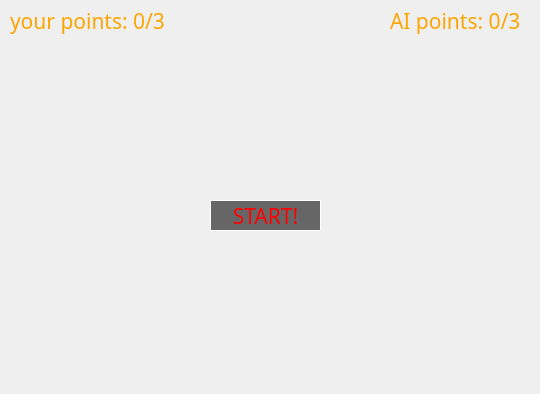
<?xml version="1.0" encoding="UTF-8"?>
<ui version="4.0">
 <class>window</class>
 <widget class="QDialog" name="window">
  <property name="geometry">
   <rect>
    <x>0</x>
    <y>0</y>
    <width>540</width>
    <height>394</height>
   </rect>
  </property>
  <property name="font">
   <font>
    <family>Sitka</family>
    <pointsize>16</pointsize>
   </font>
  </property>
  <property name="cursor">
   <cursorShape>PointingHandCursor</cursorShape>
  </property>
  <property name="windowTitle">
   <string>Rock Paper Scissors</string>
  </property>
  <property name="windowIcon">
   <iconset>
    <normaloff>../Downloads/ChatGPT Image Jun 4, 2025, 09_21_38 PM.png</normaloff>../Downloads/ChatGPT Image Jun 4, 2025, 09_21_38 PM.png</iconset>
  </property>
  <property name="autoFillBackground">
   <bool>false</bool>
  </property>
  <property name="styleSheet">
   <string notr="true">background-image: url(:/newPrefix/img/ja.webp);</string>
  </property>
  <widget class="QLabel" name="your_ponts">
   <property name="geometry">
    <rect>
     <x>10</x>
     <y>0</y>
     <width>171</width>
     <height>41</height>
    </rect>
   </property>
   <property name="font">
    <font>
     <family>Rockwell</family>
     <pointsize>16</pointsize>
    </font>
   </property>
   <property name="styleSheet">
    <string notr="true">color: orange; 
background-color: transparent;</string>
   </property>
   <property name="text">
    <string>your points: 0/3</string>
   </property>
  </widget>
  <widget class="QLabel" name="AI_points">
   <property name="geometry">
    <rect>
     <x>390</x>
     <y>0</y>
     <width>151</width>
     <height>41</height>
    </rect>
   </property>
   <property name="font">
    <font>
     <family>Rockwell</family>
     <pointsize>16</pointsize>
    </font>
   </property>
   <property name="autoFillBackground">
    <bool>false</bool>
   </property>
   <property name="styleSheet">
    <string notr="true">color: orange; 
background-color: none;</string>
   </property>
   <property name="text">
    <string>AI points: 0/3</string>
   </property>
  </widget>
  <widget class="QPushButton" name="start_btn">
   <property name="geometry">
    <rect>
     <x>210</x>
     <y>200</y>
     <width>111</width>
     <height>31</height>
    </rect>
   </property>
   <property name="font">
    <font>
     <family>Rockwell</family>
     <pointsize>16</pointsize>
    </font>
   </property>
   <property name="autoFillBackground">
    <bool>true</bool>
   </property>
   <property name="styleSheet">
    <string notr="true">color: red;
background-color: rgb(103, 102, 102);
border: 1px solid white;
</string>
   </property>
   <property name="text">
    <string>START!</string>
   </property>
  </widget>
 </widget>
 <resources>
  <include location="quiz/bi.qrc"/>
 </resources>
 <connections/>
</ui>
